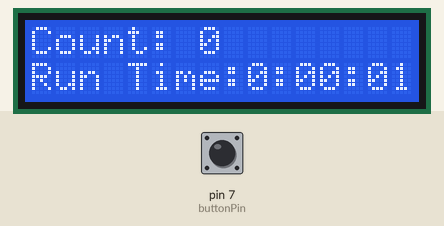
Recording of a sketch running on a simulated Arduino Uno, built with avr-gcc and run on an emulated ATmega328P. Parts: 16×2 character LCD. The test bench sets the inputs (shaded band); at power-on: pin 7 (buttonPin) LOW.

Above: at 1.2 s.
1.3 s: pin 7 (buttonPin) pulled HIGH for 0.15 s
At 2.8 s:
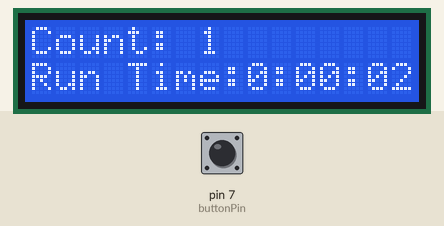
3.5 s: pin 7 (buttonPin) pulled HIGH for 1 s
At 4.4 s:
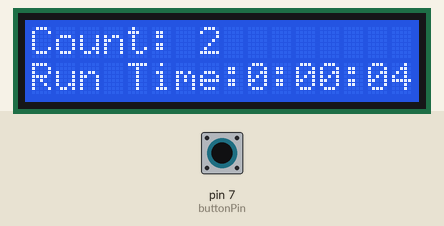
6.0 s: pin 7 (buttonPin) pulled HIGH for 0.15 s
At 6.8 s:
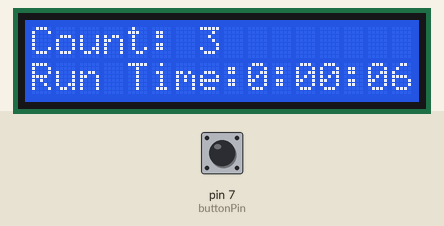
7.6 s: pin 7 (buttonPin) pulled HIGH for 1 s
At 8.7 s:
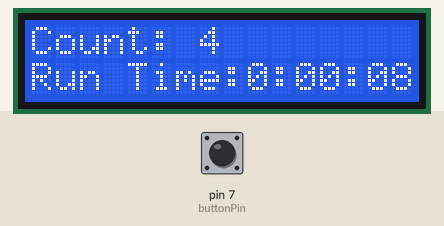
Timing chart, 0 to 10.6 s (numbered marks = the images above; inputs shaded):
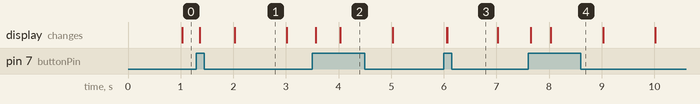

The sketch:

WF_counter.ino
```cpp
/*  The circuit:
  - pushbutton attached to pin 2 from +5V
  - 10 kilohm resistor attached to pin 2 from ground
*/
#include <LiquidCrystal_I2C.h>
#include <Wire.h>

const int  buttonPin = 7;    // the pin that the pushbutton is attached to

int featherCounter = 0;   // counter for the number of button presses
int switchState = 0;         // current state of the button
int lastSwitchState = 0;     // previous state of the button

unsigned long ms = 0;
int h;
int m;
int s;
unsigned long over;

LiquidCrystal_I2C lcd(0x27, 16, 2);

void setup() {
  pinMode(buttonPin, INPUT);
  Serial.begin(9600);

  lcd.init();
  lcd.backlight();
  lcd.setCursor(0,0);
  lcd.print("Count:");
  lcd.setCursor(0,1);
  lcd.print("Run Time:");

}


void loop() {
  timeResults();
  switchState = digitalRead(buttonPin);

  if (switchState != lastSwitchState) {
    if (switchState == HIGH) {
      featherCounter++;
    } else {

    }
    // Delay a little bit to avoid bouncing
    delay(50);

  }
  lastSwitchState = switchState;

  lcd.setCursor(7, 0);
  lcd.print(featherCounter);

}


void timeResults(){
  ms = millis();
  h=int(ms/3600000);
  over=ms%3600000;
  m=int(over/60000);
  over=over%60000;
  s=int(over/1000);

  lcd.setCursor(9,1);
  lcd.print(h);
  lcd.setCursor(10,1);
  lcd.print(":");
  lcd.setCursor(11,1);
  if (m < 10){
    lcd.print(0);
    lcd.setCursor(12,1);
    lcd.print(m);
  }
  else{
    lcd.print(m);
  }
  lcd.setCursor(13,1);
  lcd.print(":");
  lcd.setCursor(14,1);
    if (s < 10){
    lcd.print(0);
    lcd.setCursor(15,1);
    lcd.print(s);
  }
  else{
    lcd.print(s);
  }
}
```

Measured:
- what the display in image 1 shows lasts 1.0 s, from 2.0 s to 3.0 s
